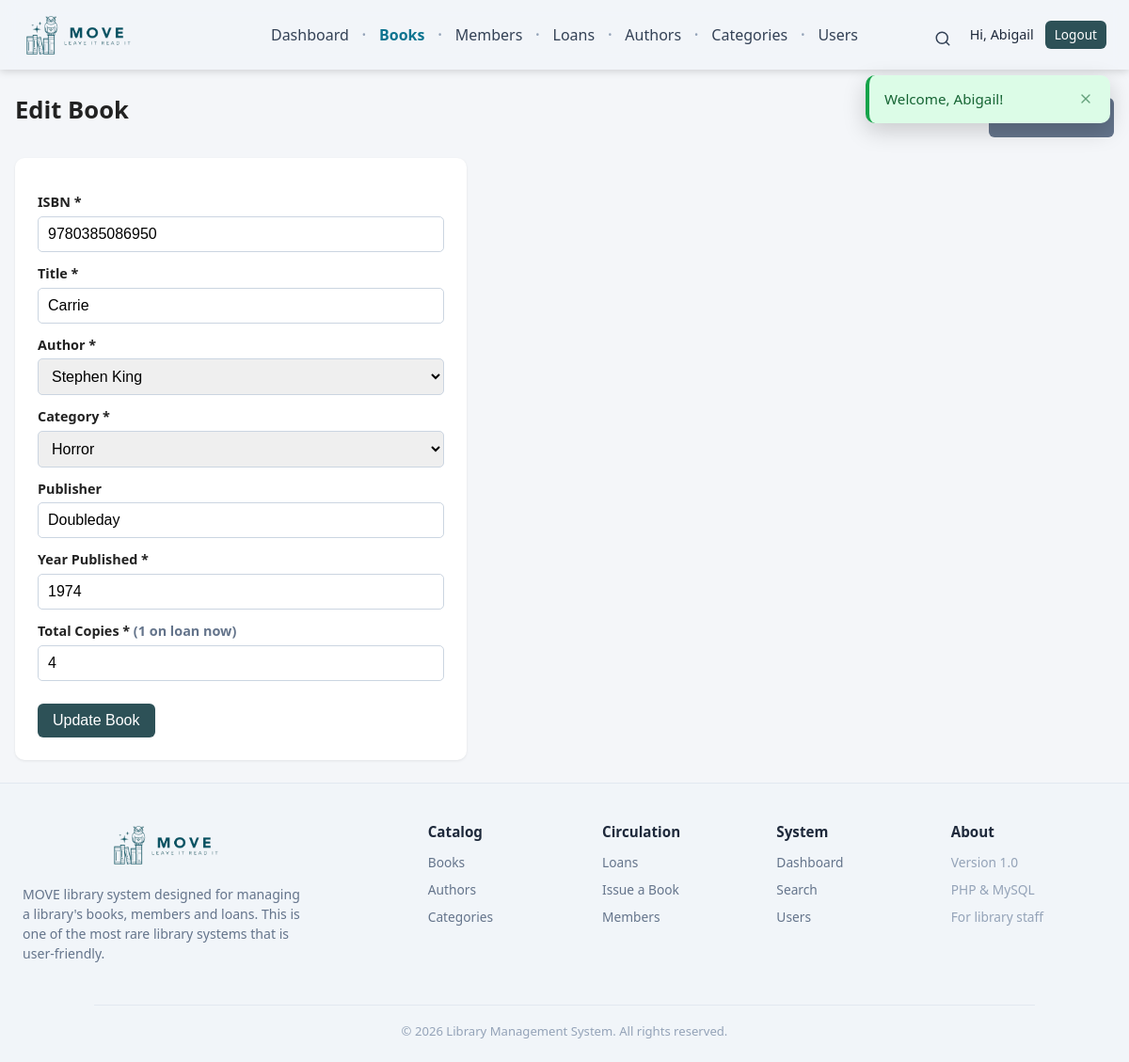
The app's page /books/edit.php?id=1 (signed in) with its own data.
### tables this page shows
CREATE TABLE `books` (
  `id` int(11) NOT NULL AUTO_INCREMENT,
  `isbn` varchar(20) NOT NULL,
  `title` varchar(255) NOT NULL,
  `author_id` int(11) NOT NULL,
  `category_id` int(11) NOT NULL,
  `publisher` varchar(150) NOT NULL,
  `year_published` int(11) NOT NULL,
  `total_copies` int(11) NOT NULL DEFAULT 1,
  `available_copies` int(11) NOT NULL DEFAULT 1,
  `created_at` timestamp NOT NULL DEFAULT current_timestamp(),
  PRIMARY KEY (`id`),
  UNIQUE KEY `isbn` (`isbn`),
  KEY `fk_books_authors` (`author_id`),
  KEY `fk_books_categories` (`category_id`),
  CONSTRAINT `fk_books_authors` FOREIGN KEY (`author_id`) REFERENCES `authors` (`id`) ON UPDATE CASCADE,
  CONSTRAINT `fk_books_categories` FOREIGN KEY (`category_id`) REFERENCES `categories` (`id`) ON UPDATE CASCADE,
  CONSTRAINT `chk_year_published` CHECK (`year_published` > 0),
  CONSTRAINT `chk_total_copies` CHECK (`total_copies` >= 0),
  CONSTRAINT `chk_available_copies_min` CHECK (`available_copies` >= 0),
  CONSTRAINT `chk_available_copies_max` CHECK (`available_copies` <= `total_copies`)
);

CREATE TABLE `authors` (
  `id` int(11) NOT NULL AUTO_INCREMENT,
  `name` varchar(150) NOT NULL,
  `country` varchar(100) DEFAULT NULL,
  `created_at` timestamp NOT NULL DEFAULT current_timestamp(),
  PRIMARY KEY (`id`)
);

CREATE TABLE `categories` (
  `id` int(11) NOT NULL AUTO_INCREMENT,
  `name` varchar(100) NOT NULL,
  `description` text DEFAULT NULL,
  `created_at` timestamp NOT NULL DEFAULT current_timestamp(),
  PRIMARY KEY (`id`),
  UNIQUE KEY `name` (`name`)
);

### books/edit.php (the view, shortened to what this page needs)
<?php
require_once __DIR__ . '/../config/database.php';
$id = (int) ($_GET['id'] ?? $_POST['id'] ?? 0);
$stmt = $pdo->prepare('SELECT * FROM books WHERE id = ?');
$stmt->execute([$id]);
$book = $stmt->fetch();
$authors    = $pdo->query('SELECT id, name FROM authors ORDER BY name')->fetchAll();
$categories = $pdo->query('SELECT id, name FROM categories ORDER BY name')->fetchAll();
$copies_out = (int) $book['total_copies'] - (int) $book['available_copies'];
$isbn = $book['isbn']; $title = $book['title'];
$author_id = $book['author_id']; $category_id = $book['category_id'];
$publisher = $book['publisher']; $year = $book['year_published'];
$total = $book['total_copies'];
require_once __DIR__ . '/../includes/header.php';
?>
<div class="toolbar">
    <h1>Edit Book</h1>
    <a class="btn btn-secondary" href="index.php">&larr; Back to list</a>
</div>
<div class="form-card">
    <form method="post" action="edit.php">
        <label for="isbn">ISBN *</label>
        <input type="text" id="isbn" name="isbn" value="<?= e($isbn) ?>" required>
        <label for="title">Title *</label>
        <input type="text" id="title" name="title" value="<?= e($title) ?>" required>
        <label for="author_id">Author *</label>
        <select id="author_id" name="author_id" required>
            <?php foreach ($authors as $a): ?>
                <option value="<?= (int) $a['id'] ?>"
                    <?= ($author_id == $a['id']) ? 'selected' : '' ?>>
                    <?= e($a['name']) ?>
                </option>
            <?php endforeach; ?>
        </select>
        <label for="category_id">Category *</label>
        <select id="category_id" name="category_id" required>
            <?php foreach ($categories as $c): ?>
                <option value="<?= (int) $c['id'] ?>"
                    <?= ($category_id == $c['id']) ? 'selected' : '' ?>>
                    <?= e($c['name']) ?>
                </option>
            <?php endforeach; ?>
        </select>
        <label for="publisher">Publisher</label>
        <input type="text" id="publisher" name="publisher" value="<?= e($publisher) ?>">
        <label for="year_published">Year Published *</label>
        <input type="text" id="year_published" name="year_published" value="<?= e($year) ?>" required>
        <label for="total_copies">Total Copies * <span class="text-muted">(<?= $copies_out ?> on loan now)</span></label>
        <input type="number" id="total_copies" name="total_copies" min="1" value="<?= e($total) ?>" required>
        <br><br>
        <button type="submit" class="btn">Update Book</button>
    </form>
</div>
<?php require_once __DIR__ . '/../includes/footer.php'; ?>

### assets/css/style.css (style rules this page uses)
* { box-sizing: border-box; margin: 0; padding: 0; }
body { font-family: "Segoe UI", Arial, sans-serif; background: #f4f6f9; color: #222; line-height: 1.5; -webkit-font-smoothing: antialiased; display: flex; flex-direction: column; min-height: 100vh; }
a { color: #2563eb; text-decoration: none; }
h1 { font-size: 1.6rem; margin-bottom: 16px; }
.form-card { background: #fff; padding: 24px; border-radius: 10px; box-shadow: 0 1px 3px rgba(0,0,0,.08); max-width: 480px; }
label { display: block; margin: 12px 0 4px; font-weight: 600; font-size: .9rem; }
input, select, textarea { width: 100%; padding: 9px 10px; border: 1px solid #cbd5e1; border-radius: 5px; font-size: 1rem; }
.btn { display: inline-block; background: #2d5157; color: #fff; padding: 9px 16px; border: none; border-radius: 6px; font-size: 1rem; cursor: pointer; text-decoration: none; transition: background .15s, transform .05s; }
.btn-secondary { background: #64748b; }
.toolbar { display: flex; justify-content: space-between; align-items: center; margin-bottom: 16px; gap: 12px; flex-wrap: wrap; }
.text-muted { color: #64748b; }

### records on screen
books: isbn "9780385086950", title "Carrie", author_id "Stephen King", category_id "Horror", publisher "Doubleday", year_published "1974", copies_out "1", total_copies "4"

### other values on screen
$_SESSION['full_name'] "Abigail"
$msg['text'] "Welcome, Abigail!"
